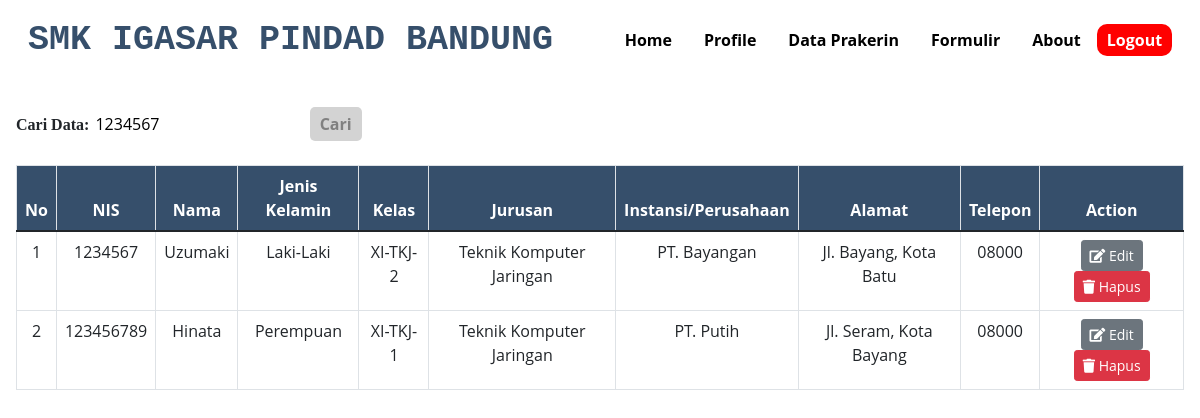
/admin/dataprakerin.php?cari=1234567, run on the app's committed database.
### tables this page shows
CREATE TABLE `siswa` (
  `id` int(10) NOT NULL,
  `nis` varchar(25) NOT NULL,
  `nama` varchar(30) NOT NULL,
  `jenis_kl` varchar(20) NOT NULL,
  `kelas` varchar(10) NOT NULL,
  `jurusan` varchar(30) NOT NULL,
  `tel` varchar(20) NOT NULL,
  `alamat` varchar(255) NOT NULL,
  `nama_inst` varchar(50) NOT NULL,
  `bidang` varchar(30) NOT NULL,
  `alamat_inst` varchar(255) NOT NULL,
  `tel_inst` varchar(20) NOT NULL
);

### admin/dataprakerin.php (the view, shortened to what this page needs)
<?php
include '../koneksi.php';
?>
<!DOCTYPE html>
<html lang="en">
<head>
    <link rel="stylesheet" type="text/css" href="../bootstrap-5.1.3-dist/css/bootstrap.min.css">
    <link rel="stylesheet" type="text/css" href="../fontawesome-free-5.15.0-web/css/all.min.css">
    <link rel="stylesheet" type="text/css" href="../asset/style.css?v2">
</head>
<body>
<header>
        <nav>
        <div class="logo">SMK IGASAR PINDAD BANDUNG</div>
        <div class="wrapper">
            <div class="menu">
            <ul>
                    <li><a href="utama.php">Home</a></li>
                    <li><a href="profile.php">Profile</a></li>
                    <li><a href="dataprakerin.php">Data Prakerin</a></li>
                    <li><a href="formulir.php">Formulir</a></li>
                    <li><a href="about.php">About</a></li>
                    <li><a href="logout.php" style="color: white; background-color: red; border-radius: 10px; font-weight: bold; border: none; margin-top: 20px; padding: 5px 10px 5px 10px;">Logout</a></li>
                </ul>
            </div>
        </div>
    </nav>
</header>
<article class="card-body"><form method="GET" action="dataprakerin.php" style="text-align: left;">
		<label style="font-family: Trebuchet MS; font-weight: bold;">Cari Data:</label>
		<input type="text" style="border: none; border-radius: 10px; padding:2px;" name="cari" placeholder="Masukkan NIS"
        value="<?php if(isset($_GET['cari'])) { echo $_GET['cari']; } ?>">
		<button type="submit" style="color: grey; background-color: lightgrey; border-radius: 5px; font-weight:
        bold; border: none; margin-top: 10px; padding: 5px 10px 5px 10px;"
        value="cari">Cari</button>
</form>
<br>
<table class="table table-bordered">
<thead>
    <tr>
        <th>No</th>
        <th>NIS</th>
        <th>Nama</th>
        <th>Jenis Kelamin</th>
        <th>Kelas</th>
        <th>Jurusan</th>
        <th>Instansi/Perusahaan</th>
        <th>Alamat</th>
        <th>Telepon</th>
        <th>Action</th>
    </tr>
</thead>
<tbody>
    <?php
    $sql = mysqli_query($conn, "SELECT * FROM siswa ORDER BY nis DESC") or die(mysqli_error($conn));
    if(mysqli_num_rows($sql) > 0)
    {
        $no = 1;
        if(isset($_GET['cari'])){
            $sql = mysqli_query($conn, "SELECT * FROM siswa WHERE nis like '%".$_GET['cari']."%'");
          }
        while($data = mysqli_fetch_assoc($sql))
        {
            echo '
            <tr>
            <td>'.$no.'</td>
            <td>'.$data['nis'].'</td>
            <td>'.$data['nama'].'</td>
            <td>'.$data['jenis_kl'].'</td>
            <td>'.$data['kelas'].'</td>
            <td>'.$data['jurusan'].'</td>
            <td>'.$data['nama_inst'].'</td>
            <td>'.$data['alamat_inst'].'</td>
            <td>'.$data['tel_inst'].'</td>
            <td>
            <a href="edit.php?nis='.$data['nis'].'" class="btn btn-secondary btn-sm"><i class="nav-icon fas fa-edit"></i></i> Edit</a>
            <a href="hapus.php?nis='.$data['nis'].'" class="btn btn-danger btn-sm"><i class="nav-icon fas fa-trash"></i> Hapus</a>
            </td>
            </tr>
            ';
            $no++;
        }
    }
    else
    {
        echo '
        <tr style="text-align: center;">
        <td colspan="6">Tidak ada data.</td>
        </tr>
        ';
    }
    ?>
    </tbody>
</article>
</body>
</html>

### asset/style.css (style rules this page uses)
* { text-decoration: none; margin: 0px; padding: 0px; }
body { margin: 0px; padding: 0px; font-family: 'Open Sans',sans-serif; background-image: url("../asset/gambar/5.jpg"); background-size: cover; background-repeat: no-repeat; background-attachment: fixed; }
.logo { font-size: 35px; font-weight: 800; float: left; font-family: courier; color:#364f6b; margin: auto; text-align: center; }
.wrapper { width: auto; margin: auto; position: relative; }
.menu { float: right; }
nav { width: 100%; margin: auto; display: flex; line-height: 80px; position: relative; top: 0; z-index: 1; border-bottom:1px solid #ffffff; }
nav ul { list-style-type: none; margin: 0; padding: 0; overflow: hidden; }
nav ul li { float: left; }
nav ul li a { color: rgb(0, 0, 0); font-weight: bold; text-align: center; padding: 0px 16px 0px 16px; text-decoration: none; }
* { box-sizing: border-box; }
header { display: inline; }
.table { text-align: center; background-color: rgb(255, 255, 255); }
thead { color: white; background-color: #364f6b; }

### data on the page
siswa: nis "1234567", nama "Uzumaki", jenis_kl "Laki-Laki", kelas "XI-TKJ-2", jurusan "Teknik Komputer Jaringan", nama_inst "PT. Bayangan", alamat_inst "Jl. Bayang, Kota Batu", tel_inst "08000"
siswa: nis "123456789", nama "Hinata", jenis_kl "Perempuan", kelas "XI-TKJ-1", jurusan "Teknik Komputer Jaringan", nama_inst "PT. Putih", alamat_inst "Jl. Seram, Kota Bayang", tel_inst "08000"
